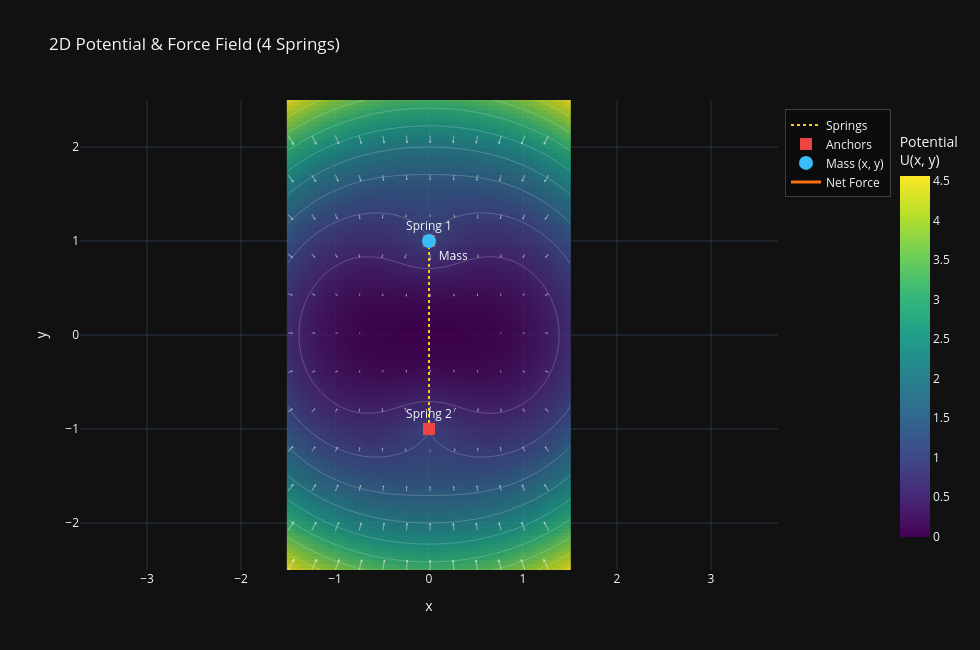

Notebook cell for this chart:
### Code cell
springs = [
    {"anchor": np.array([0, 1]), "k": 1, "L0": 1, "name": "Spring 1"},
    {"anchor": np.array([0, -1]), "k": 1, "L0": 1, "name": "Spring 2"},
]

point_mass = np.array([0, 1])

plot_potential(springs, point_mass)
